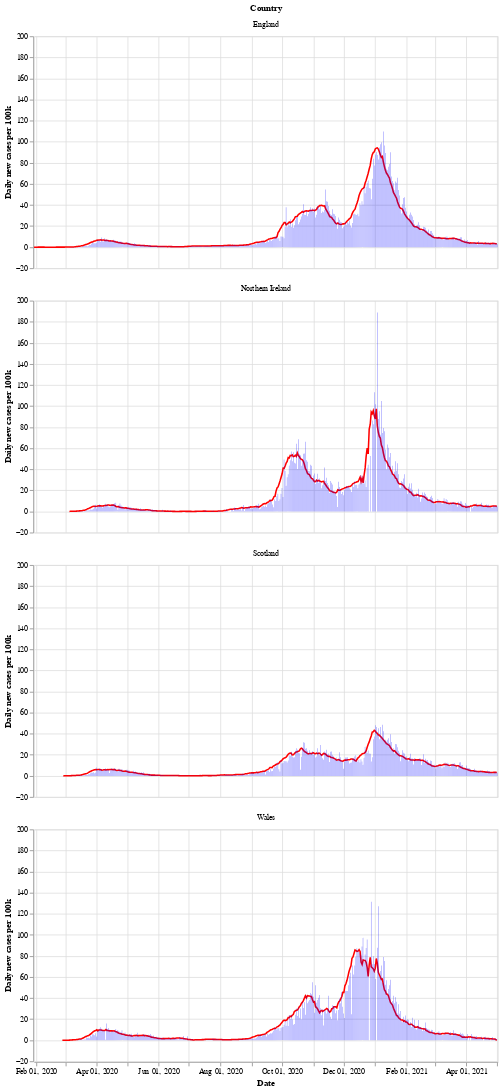

Here is the notebook cell this chart was saved with:
### Markdown cell above
Next is a bar chart of the number of new cases in each country (per 100k population), with the 7 day moving average of cases. Again we see that Wales saw a longer period of raising and falling cases compared to the other countries.

After a period of cases falling, each nation is now seeing a rise in the number of cases - especially in Wales.

### Code cell
# collapse
bars = alt.Chart(uk_cases).mark_bar().encode(
    x=alt.X("yearmonthdate(date):T", axis=alt.Axis(title='Date')),
    y=alt.Y("newCasesRate:Q", axis=alt.Axis(title='Daily new cases per 100k')),
    tooltip='newCasesRate',
    color=alt.condition(
        alt.datum.dailyChange > 0,
        alt.value("orange"),  # The positive color
        alt.value("blue")  # The negative color
    )
).properties(title='New cases per 100k population with rolling 7 day average', width=600).interactive()
line = alt.Chart(uk_cases).mark_line(
    color='red',
    size=2,
).transform_window(
    rolling_mean='mean(newCasesRate)',
    frame=[0, 7],
    groupby=['areaName']
).encode(
    x='yearmonthdate(date):T',
    y='rolling_mean:Q'
)
alt.layer(line, bars, data=uk_cases).facet(alt.Row('areaName', title='Country'), columns=1)

### Figure 1 — Vega-Lite specification as saved in the notebook (floating-point values rounded to 4 significant figures; data arrays with more than 128 entries replaced by an {"elided": "..."} marker saying what was removed)
{"config": {"view": {"continuousWidth": 400, "continuousHeight": 300}}, "data": {"name": "data-a08e1589687e5948c7a47a5dcf5a3c73"}, "facet": {"type": "nominal", "field": "areaName", "title": "Country"}, "spec": {"layer": [{"mark": {"type": "line", "color": "red", "size": 2}, "encoding": {"x": {"type": "temporal", "field": "date", "timeUnit": "yearmonthdate"}, "y": {"type": "quantitative", "field": "rolling_mean"}}, "transform": [{"window": [{"op": "mean", "field": "newCasesRate", "as": "rolling_mean"}], "frame": [0, 7], "groupby": ["areaName"]}]}, {"mark": "bar", "encoding": {"color": {"condition": {"value": "orange", "test": "(datum.dailyChange > 0)"}, "value": "blue"}, "tooltip": {"type": "quantitative", "field": "newCasesRate"}, "x": {"type": "temporal", "axis": {"title": "Date"}, "field": "date", "timeUnit": "yearmonthdate"}, "y": {"type": "quantitative", "axis": {"title": "Daily new cases per 100k"}, "field": "newCasesRate"}}, "selection": {"selector002": {"type": "interval", "bind": "scales", "encodings": ["x", "y"]}}, "title": "New cases per 100k population with rolling 7 day average", "width": 600}]}, "columns": 1, "$schema": "https://vega.github.io/schema/vega-lite/v4.8.1.json", "datasets": {"data-a08e1589687e5948c7a47a5dcf5a3c73": {"elided": "1740 records"}}}
